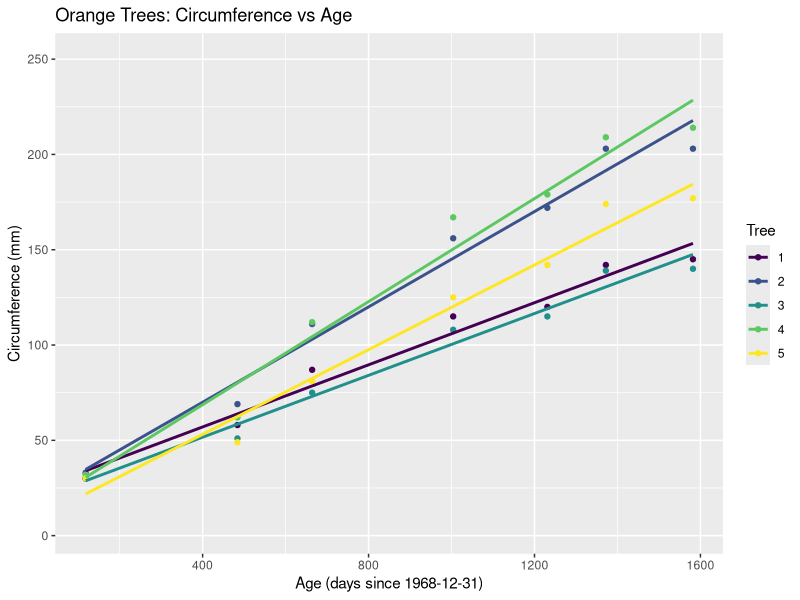

R code for this plot:
## ---- chunk 1
#| label: packages
#| echo: false
#| message: false

# load required libraries
library(ggplot2)
## ---- chunk 2
#| label: data import

# import the data set
data("Orange")
## ---- chunk 3
#| fig-cap: "Growth of Orange Trees"
#| fig-cap-location: bottom
#| fig-width: 7
#| fig-height: 4.5

# reorder factor so legend will display trees in order
Orange$Tree <- factor(Orange$Tree, levels=c(1,2,3,4,5))

# plot circumference vs age with tree as the colour
ggplot(Orange, aes(x = age, y = circumference, col = Tree)) + 
  geom_point() + 
  geom_smooth(method = "lm", fill = NA)+
  ggtitle("Orange Trees: Circumference vs Age") + 
  xlab("Age (days since 1968-12-31)") +
  ylab("Circumference (mm)")
